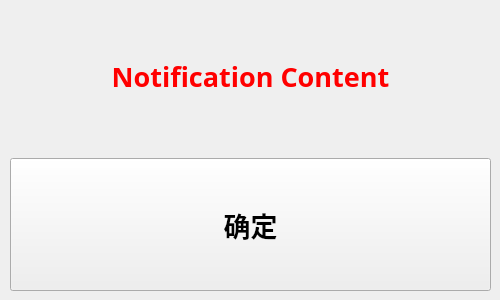
<?xml version="1.0" encoding="UTF-8"?>
<ui version="4.0">
 <class>NotificationDialog</class>
 <widget class="QDialog" name="NotificationDialog">
  <property name="geometry">
   <rect>
    <x>0</x>
    <y>0</y>
    <width>500</width>
    <height>300</height>
   </rect>
  </property>
  <property name="windowTitle">
   <string>Dialog</string>
  </property>
  <widget class="QWidget" name="layoutWidget">
   <property name="geometry">
    <rect>
     <x>10</x>
     <y>10</y>
     <width>481</width>
     <height>281</height>
    </rect>
   </property>
   <layout class="QVBoxLayout" name="verticalLayout">
    <property name="spacing">
     <number>15</number>
    </property>
    <item>
     <layout class="QHBoxLayout" name="horizontalLayout">
      <item>
       <widget class="QLabel" name="label">
        <property name="sizePolicy">
         <sizepolicy hsizetype="Expanding" vsizetype="Expanding">
          <horstretch>0</horstretch>
          <verstretch>0</verstretch>
         </sizepolicy>
        </property>
        <property name="font">
         <font>
          <family>Ubuntu Mono</family>
          <pointsize>20</pointsize>
          <weight>75</weight>
          <bold>true</bold>
         </font>
        </property>
        <property name="styleSheet">
         <string notr="true">color: red;</string>
        </property>
        <property name="text">
         <string>Notification Content</string>
        </property>
        <property name="alignment">
         <set>Qt::AlignCenter</set>
        </property>
        <property name="wordWrap">
         <bool>true</bool>
        </property>
       </widget>
      </item>
     </layout>
    </item>
    <item>
     <layout class="QHBoxLayout" name="horizontalLayout_2">
      <property name="spacing">
       <number>15</number>
      </property>
      <item>
       <widget class="QPushButton" name="pushButton">
        <property name="sizePolicy">
         <sizepolicy hsizetype="Expanding" vsizetype="Expanding">
          <horstretch>0</horstretch>
          <verstretch>0</verstretch>
         </sizepolicy>
        </property>
        <property name="font">
         <font>
          <family>Ubuntu Mono</family>
          <pointsize>20</pointsize>
          <weight>75</weight>
          <bold>true</bold>
         </font>
        </property>
        <property name="focusPolicy">
         <enum>Qt::NoFocus</enum>
        </property>
        <property name="text">
         <string>确定</string>
        </property>
       </widget>
      </item>
     </layout>
    </item>
   </layout>
  </widget>
 </widget>
 <resources/>
 <connections/>
</ui>
